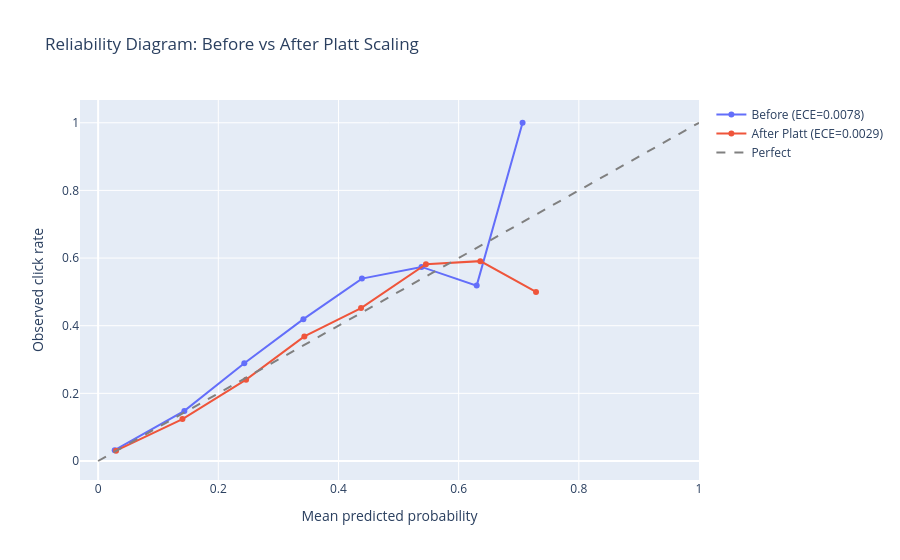

Notebook code for this chart:
### Code cell
def plot_reliability(before: "BinReliability", after: "BinReliability"):
    fig = go.Figure()
    midpoints_b = 0.5 * (before.bin_edges[:-1] + before.bin_edges[1:])
    midpoints_a = 0.5 * (after.bin_edges[:-1] + after.bin_edges[1:])

    mask_b = ~np.isnan(before.bin_mean_true)
    mask_a = ~np.isnan(after.bin_mean_true)

    fig.add_trace(go.Scatter(
        x=before.bin_mean_pred[mask_b], y=before.bin_mean_true[mask_b],
        mode="lines+markers", name=f"Before (ECE={before.ece:.4f})",
    ))
    fig.add_trace(go.Scatter(
        x=after.bin_mean_pred[mask_a], y=after.bin_mean_true[mask_a],
        mode="lines+markers", name=f"After Platt (ECE={after.ece:.4f})",
    ))
    fig.add_trace(go.Scatter(
        x=[0, 1], y=[0, 1], mode="lines", name="Perfect",
        line=dict(dash="dash", color="gray"),
    ))
    fig.update_layout(
        title="Reliability Diagram: Before vs After Platt Scaling",
        xaxis_title="Mean predicted probability",
        yaxis_title="Observed click rate",
    )
    return fig

plot_reliability(ece_before, ece_after).show()

### Figure 1 — Plotly figure (JSON) as saved in the notebook; plotly's stock layout.template omitted (floating-point values rounded to 4 significant figures)
{"data": [{"mode": "lines+markers", "name": "Before (ECE=0.0078)", "type": "scatter", "x": [0.02759, 0.1435, 0.2433, 0.3416, 0.4391, 0.5382, 0.63, 0.7064], "y": [0.03207, 0.1482, 0.289, 0.4193, 0.5392, 0.5738, 0.5185, 1.0]}, {"mode": "lines+markers", "name": "After Platt (ECE=0.0029)", "type": "scatter", "x": [0.02983, 0.1403, 0.2462, 0.3432, 0.4376, 0.5455, 0.6361, 0.7287], "y": [0.03055, 0.1238, 0.2406, 0.3683, 0.452, 0.5816, 0.5909, 0.5]}, {"line": {"color": "gray", "dash": "dash"}, "mode": "lines", "name": "Perfect", "type": "scatter", "x": [0, 1], "y": [0, 1]}], "layout": {"title": {"text": "Reliability Diagram: Before vs After Platt Scaling"}, "xaxis": {"title": {"text": "Mean predicted probability"}}, "yaxis": {"title": {"text": "Observed click rate"}}}}
